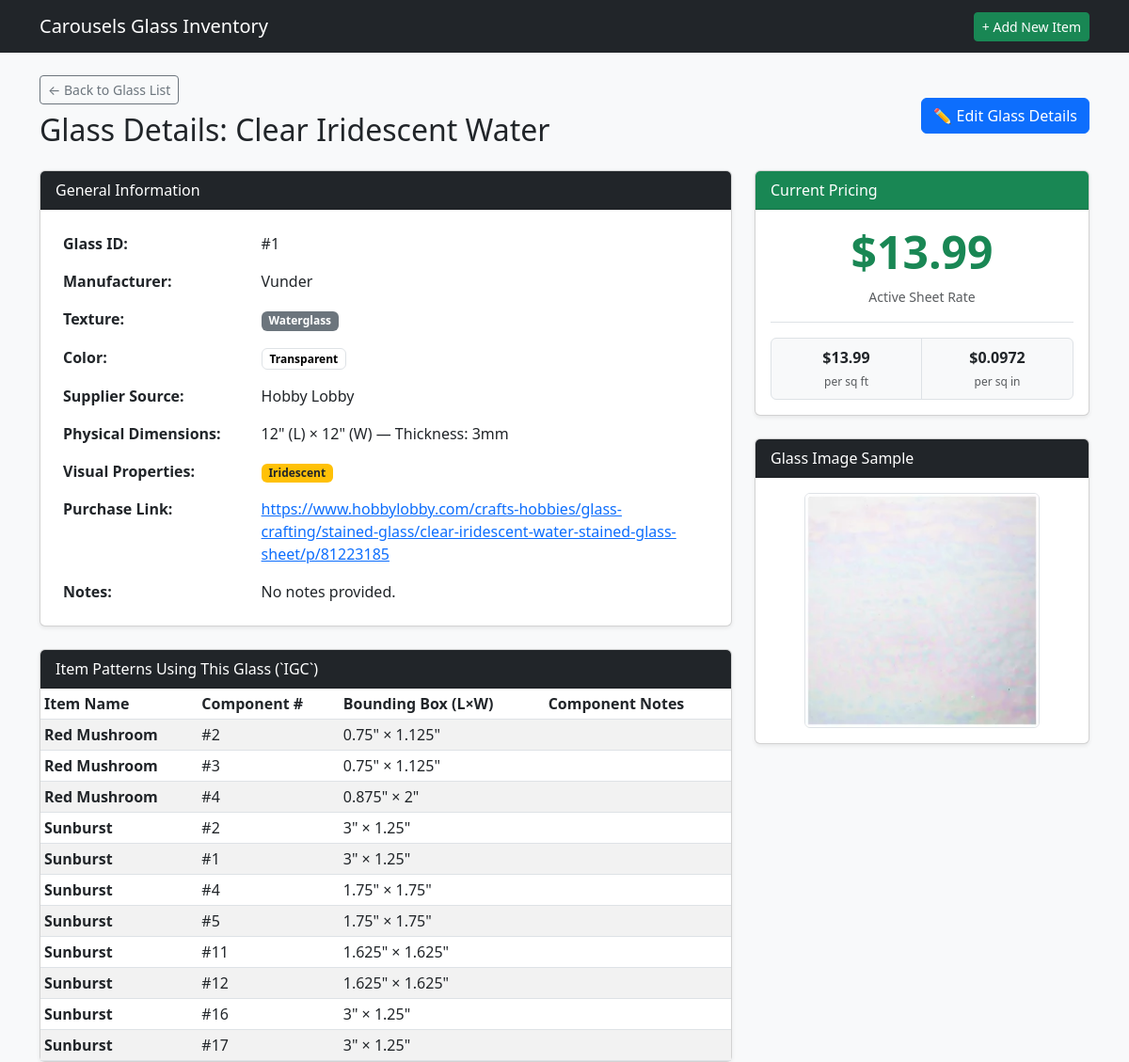
The page /glass/1 on the database as committed earlier.
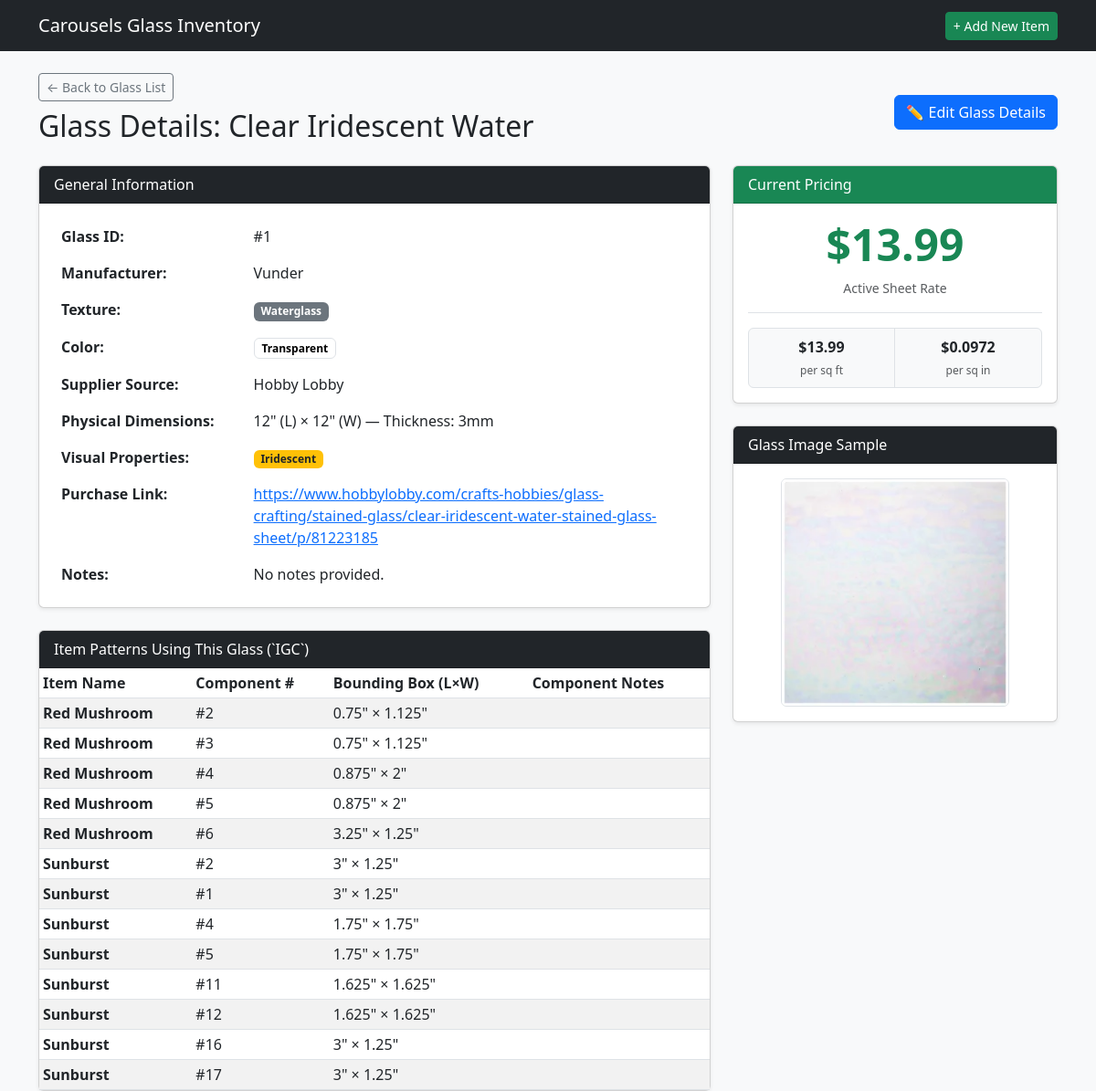
The same page on the database as committed later.
### tables this page shows
CREATE TABLE GSI (

    GLASSID INTEGER PRIMARY KEY AUTOINCREMENT,
    GLSNAME TEXT,
    GLSMANF TEXT,
    GLSLEN INTEGER,
    GLSWID INTEGER,
    GLSTHK INTEGER,
    GLSTEX TEXT,
    GLSIRI INTEGER,
    GLSOPAL INTEGER,
    GLSOURCE TEXT,
    GLLINK TEXT,
    GLSIMG TEXT,
    GLSNOTE TEXT,
    COLOR TEXT,
    GTRNSN TEXT,
    ISACTIVE INTEGER,

    FOREIGN KEY (GLSTEX) REFERENCES GTL(GLSTEX) ON DELETE SET NULL ON UPDATE CASCADE,
    FOREIGN KEY (COLOR) REFERENCES COLOR(COLOR) ON DELETE SET NULL ON UPDATE CASCADE,
    FOREIGN KEY (GLSOURCE) REFERENCES GSL(GLSOURCE) ON DELETE SET NULL ON UPDATE CASCADE,
    FOREIGN KEY (GTRNSN) REFERENCES GTRNS(GTRNSN) ON DELETE SET NULL ON UPDATE CASCADE

);

CREATE TABLE IGC (

    COMPID INTEGER PRIMARY KEY AUTOINCREMENT,
    COMPNAME TEXT,
    ITEMID INTEGER,
    COMPNUM INTEGER,
    SVGREG INTEGER,
    GLASSID INTEGER,
    COMPLEN NUMERIC,
    COMPWID NUMERIC,
    COMPNOTE TEXT,
    ISSCRAP INTEGER,
    ISGRAIN INTEGER,
    ISACTIVE INTEGER,

    FOREIGN KEY (ITEMID) REFERENCES ITM(ITEMID) ON DELETE CASCADE ON UPDATE CASCADE,
    FOREIGN KEY (GLASSID) REFERENCES GSI(GLASSID) ON DELETE SET NULL ON UPDATE CASCADE
);

CREATE TABLE ITM (

    ITEMID INTEGER PRIMARY KEY AUTOINCREMENT,
    ITMNAME TEXT,
    ITMIMG TEXT,
    ONEOFF INTEGER,
    VARIAT INTEGER,
    ITMGRP TEXT,
    VARIID INTEGER,
    CURRENT INTEGER,
    ITMPTRN TEXT,
    ITMSVG TEXT,
    ITMNOTE TEXT,
    ITMLEN TEXT,
    ITMWID TEXT,
    ITMSLDR NUMERIC,
    ITMCAME NUMERIC,
    ITMFOIL NUMERIC,
    ITMCHAIN INTEGER,
    ITMRING INTEGER,
    ITMWIRE INTEGER,
    IMISLDR INTEGER,
    IMICAME INTEGER,
    IMIFOIL INTEGER,
    IMICHAIN INTEGER,
    IMIRING INTEGER,
    IMIWIRE INTEGER,
    ISACTIVE INTEGER,

    FOREIGN KEY (ITMGRP) REFERENCES IGP(ITMGRP) ON DELETE SET NULL ON UPDATE CASCADE,
    FOREIGN KEY (VARIID) REFERENCES IVR(VARIID) ON DELETE SET NULL ON UPDATE CASCADE,
    FOREIGN KEY (IMISLDR) REFERENCES MSI(MSIID) ON DELETE SET NULL ON UPDATE CASCADE,
    FOREIGN KEY (IMICAME) REFERENCES MSI(MSIID) ON DELETE SET NULL ON UPDATE CASCADE,
    FOREIGN KEY (IMIFOIL) REFERENCES MSI(MSIID) ON DELETE SET NULL ON UPDATE CASCADE,
    FOREIGN KEY (IMICHAIN) REFERENCES MSI(MSIID) ON DELETE SET NULL ON UPDATE CASCADE,
    FOREIGN KEY (IMIRING) REFERENCES MSI(MSIID) ON DELETE SET NULL ON UPDATE CASCADE,
    FOREIGN KEY (IMIWIRE) REFERENCES MSI(MSIID) ON DELETE SET NULL ON UPDATE CASCADE

);

CREATE TABLE GPC (

    GLASSID INTEGER,                          
    GLSPRICE NUMERIC,                         
    STDATE TEXT,                              
    ENDDATE TEXT,                             

    FOREIGN KEY (GLASSID) REFERENCES GSI(GLASSID) ON DELETE CASCADE ON UPDATE CASCADE

);

### app.py (the view)
@app.route('/glass/<int:glass_id>')
def glass_detail(glass_id):
    db = get_db()
    glass = db.execute('''
        SELECT g.*, p.GLSPRICE, s.SRCWEB, s.GLSLOGO, c.CHEX
        FROM GSI g
        LEFT JOIN GPC p ON g.GLASSID = p.GLASSID
        LEFT JOIN GSL s ON g.GLSOURCE = s.GLSOURCE
        LEFT JOIN COLOR c ON g.COLOR = c.COLOR
        WHERE g.GLASSID = ?
    ''', (glass_id,)).fetchone()
    if not glass:
        flash('Glass sheet record not found.', 'danger')
        return redirect(url_for('list_glass'))
    components = db.execute('''
        SELECT c.*, i.ITMNAME
        FROM IGC c
        JOIN ITM i ON c.ITEMID = i.ITEMID
        WHERE c.GLASSID = ?
    ''', (glass_id,)).fetchall()
    return render_template(
        'glass_detail.html', glass=glass, components=components
    )

### app.py (called while the page is built)
def get_db():
    conn = sqlite3.connect(DATABASE)
    conn.row_factory = sqlite3.Row
    conn.execute("PRAGMA foreign_keys = ON;")
    return conn

### templates/glass_detail.html (shortened to what this page needs)
{% extends 'base.html' %}
{% block content %}
<div class="d-flex justify-content-between align-items-center mb-3">
    <div>
        <a href="{{ url_for('list_glass') }}" class="btn btn-outline-secondary btn-sm mb-2">&larr; Back to Glass List</a>
        <h2>Glass Details: {{ glass.GLSNAME }}</h2>
    </div>
    <div>
        <a href="{{ url_for('edit_glass', glass_id=glass.GLASSID) }}" class="btn btn-primary">✏️ Edit Glass Details</a>
    </div>
</div>
<div class="row">
    <div class="col-md-8">
        <div class="card shadow-sm mb-4">
            <div class="card-header bg-dark text-white">General Information</div>
            <div class="card-body">
                <table class="table table-borderless mb-0">
                    <tbody>
                        <tr>
                            <th style="width: 30%;">Glass ID:</th>
                            <td>#{{ glass.GLASSID }}</td>
                        </tr>
                        <tr>
                            <th>Manufacturer:</th>
                            <td>{{ glass.GLSMANF or 'Unspecified' }}</td>
                        </tr>
                        <tr>
                            <th>Texture:</th>
                            <td><span class="badge bg-secondary">{{ glass.GLSTEX or 'None' }}</span></td>
                        </tr>
                        <tr>
                            <th>Color:</th>
				<td>
	                        {% if glass.COLOR %}
	                            {% if glass.CHEX %}
	                                <span class="badge border color-badge" style="background-color: #{{ glass.CHEX }};">
	                                    {{ glass.COLOR }}
	                                </span>
	                            {% else %}
	                                <span class="badge bg-secondary">{{ glass.COLOR }}</span>
	                            {% endif %}
	                        {% else %}
	                            <span class="badge bg-light text-muted border">N/A</span>
	                        {% endif %}
	                    </td>
                        </tr>
                        <tr>
                            <th>Supplier Source:</th>
                            <td>{{ glass.GLSOURCE or 'None' }} {% if glass.SRCWEB %}<span class="badge bg-info text-dark ms-1">Online Vendor</span>{% endif %}</td>
                        </tr>
                        <tr>
                            <th>Physical Dimensions:</th>
                            <td>
                                {% if glass.GLSLEN %}
                                    {{ glass.GLSLEN }}" (L) × {{ glass.GLSWID }}" (W) — Thickness: {{ glass.GLSTHK or '?' }}mm
                                {% else %}
                                    <span class="text-muted">No dimensions recorded</span>
                                {% endif %}
                            </td>
                        </tr>
                        <tr>
                            <th>Visual Properties:</th>
                            <td>
                                {% if glass.GLSIRI %}<span class="badge bg-warning text-dark me-1">Iridescent</span>{% endif %}
                            </td>
                        </tr>
                        <tr>
                            <th>Purchase Link:</th>
                            <td>
                                {% if glass.GLLINK %}
                                    <a href="{{ glass.GLLINK }}" target="_blank" rel="noopener">{{ glass.GLLINK }}</a>
                                {% else %}
                                    <span class="text-muted">None</span>
                                {% endif %}
                            </td>
                        </tr>
                        <tr>
                            <th>Notes:</th>
                            <td>{{ glass.GLSNOTE or 'No notes provided.' }}</td>
                        </tr>
                    </tbody>
                </table>
            </div>
        </div>
        <div class="card shadow-sm">
            <div class="card-header bg-dark text-white">Item Patterns Using This Glass (`IGC`)</div>
            <div class="card-body p-0">
                <table class="table table-sm table-striped mb-0">
                    <thead>
                        <tr>
                            <th>Item Name</th>
                            <th>Component #</th>
                            <th>Bounding Box (L×W)</th>
                            <th>Component Notes</th>
                        </tr>
                    </thead>
                    <tbody>
                        {% for comp in components %}
                        <tr>
                            <td><strong>{{ comp.ITMNAME }}</strong></td>
                            <td>#{{ comp.COMPNUM }}</td>
                            <td>{{ comp.COMPLEN or '—' }}" × {{ comp.COMPWID or '—' }}"</td>
                            <td>{{ comp.COMPNOTE or '' }}</td>
                        </tr>
                        {% else %}
                        <tr>
                            <td colspan="4" class="text-center py-3 text-muted">No item patterns currently reference this glass type.</td>
                        </tr>
                        {% endfor %}
                    </tbody>
                </table>
            </div>
        </div>
    </div>
<div class="col-md-4">
        <div class="card shadow-sm mb-4">
            <div class="card-header bg-success text-white">Current Pricing</div>
            <div class="card-body text-center">
                {% if glass.GLSPRICE %}
                    <h1 class="display-5 text-success fw-bold">${{ "%.2f"|format(glass.GLSPRICE) }}</h1>
                    <p class="text-muted small mb-0">Active Sheet Rate</p>
                    {% if glass.GLSLEN and glass.GLSWID and glass.GLSLEN > 0 and glass.GLSWID > 0 %}
                        {% set total_sqin = glass.GLSLEN * glass.GLSWID %}
                        {% set price_per_sqin = glass.GLSPRICE / total_sqin %}
                        {% set price_per_sqft = price_per_sqin * 144 %}
                        <div class="border-top mt-3 pt-3">
                            <div class="row g-0 rounded bg-light border text-center overflow-hidden">
                                <div class="col-6 py-2 border-end">
                                    <div class="fw-bold text-dark">${{ "%.2f"|format(price_per_sqft) }}</div>
                                    <small class="text-muted" style="font-size: 0.75rem;">per sq ft</small>
                                </div>
                                <div class="col-6 py-2">
                                    <div class="fw-bold text-dark">${{ "%.4f"|format(price_per_sqin) }}</div>
                                    <small class="text-muted" style="font-size: 0.75rem;">per sq in</small>
                                </div>
                            </div>
                        </div>
                    {% else %}
                        <div class="border-top mt-3 pt-2">
                            <small class="text-muted">Enter dimensions (L × W) to calculate unit prices.</small>
                        </div>
                    {% endif %}
                {% else %}
                    <p class="text-muted mb-0">No active price set for this sheet.</p>
                {% endif %}
            </div>
        </div>
{% if glass.GLSIMG %}
        <div class="card shadow-sm">
            <div class="card-header bg-dark text-white">Glass Image Sample</div>
            <div class="card-body text-center">
                {% if glass.GLSIMG.startswith('http://') or glass.GLSIMG.startswith('https://') %}
                    <img src="{{ glass.GLSIMG }}" alt="{{ glass.GLSNAME }}" class="img-fluid rounded border" style="max-height: 250px;">
                {% else %}
                    <img src="{{ url_for('static', filename=glass.GLSIMG.lstrip('/')) }}" alt="{{ glass.GLSNAME }}" class="img-fluid rounded border" style="max-height: 250px;">
                {% endif %}
            </div>
        </div>
        {% endif %}
    </div>
</div>
{% endblock %}

### templates/base.html (shortened to what this page needs)
<!DOCTYPE html>
<html lang="en">
<head>
    <link href="https://cdn.jsdelivr.net/npm/bootstrap@5.3.0/dist/css/bootstrap.min.css" rel="stylesheet">
</head>
<body class="bg-light">
    <nav class="navbar navbar-expand-lg navbar-dark bg-dark mb-4">
        <div class="container">
            <a class="navbar-brand" href="{{ url_for('index') }}">Carousels Glass Inventory</a>
            <div>
                <a href="{{ url_for('create_item') }}" class="btn btn-success btn-sm">+ Add New Item</a>
            </div>
        </div>
    </nav>
    <div class="container">
        {% block content %}{% endblock %}
    </div>
</body>
</html>

Rows that differ between the two databases and show on the page:
now on this page (row edited): IGC: ITMNAME "Red Mushroom", COMPNUM "5", COMPLEN "0.875", COMPWID "2"
now on this page (row edited): IGC: ITMNAME "Red Mushroom", COMPNUM "6", COMPLEN "3.25", COMPWID "1.25"
